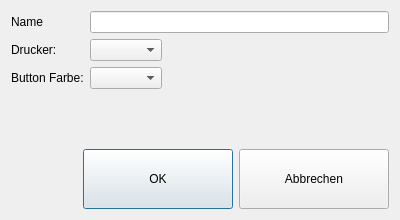
<?xml version="1.0" encoding="UTF-8"?>
<ui version="4.0">
 <author>Copyright 2016 Christian Kvasny</author>
 <class>CategoryEdit</class>
 <widget class="QDialog" name="CategoryEdit">
  <property name="geometry">
   <rect>
    <x>0</x>
    <y>0</y>
    <width>400</width>
    <height>220</height>
   </rect>
  </property>
  <property name="windowTitle">
   <string>Kategorie Editieren</string>
  </property>
  <layout class="QHBoxLayout" name="horizontalLayout_2">
   <item>
    <layout class="QVBoxLayout" name="verticalLayout">
     <item>
      <layout class="QFormLayout" name="formLayout">
       <property name="fieldGrowthPolicy">
        <enum>QFormLayout::ExpandingFieldsGrow</enum>
       </property>
       <property name="verticalSpacing">
        <number>6</number>
       </property>
       <item row="0" column="0">
        <widget class="QLabel" name="nameLabel">
         <property name="text">
          <string>Name</string>
         </property>
        </widget>
       </item>
       <item row="0" column="1">
        <widget class="QLineEdit" name="name"/>
       </item>
       <item row="1" column="0">
        <widget class="QLabel" name="label_2">
         <property name="text">
          <string>Drucker:</string>
         </property>
        </widget>
       </item>
       <item row="1" column="1">
        <widget class="QComboBox" name="printerComboBox"/>
       </item>
       <item row="2" column="0">
        <widget class="QLabel" name="label">
         <property name="text">
          <string>Button Farbe:</string>
         </property>
        </widget>
       </item>
       <item row="2" column="1">
        <widget class="QComboBox" name="colorComboBox"/>
       </item>
      </layout>
     </item>
     <item>
      <spacer name="verticalSpacer">
       <property name="orientation">
        <enum>Qt::Vertical</enum>
       </property>
       <property name="sizeHint" stdset="0">
        <size>
         <width>20</width>
         <height>40</height>
        </size>
       </property>
      </spacer>
     </item>
     <item>
      <layout class="QHBoxLayout" name="horizontalLayout">
       <item>
        <spacer name="horizontalSpacer">
         <property name="orientation">
          <enum>Qt::Horizontal</enum>
         </property>
         <property name="sizeHint" stdset="0">
          <size>
           <width>40</width>
           <height>20</height>
          </size>
         </property>
        </spacer>
       </item>
       <item>
        <widget class="QrkPushButton" name="okButton">
         <property name="minimumSize">
          <size>
           <width>150</width>
           <height>60</height>
          </size>
         </property>
         <property name="text">
          <string>OK</string>
         </property>
         <property name="icon">
          <iconset>
           <normaloff>:src/icons/ok.png</normaloff>:src/icons/ok.png</iconset>
         </property>
         <property name="iconSize">
          <size>
           <width>32</width>
           <height>32</height>
          </size>
         </property>
        </widget>
       </item>
       <item>
        <widget class="QrkPushButton" name="cancelButton">
         <property name="minimumSize">
          <size>
           <width>150</width>
           <height>60</height>
          </size>
         </property>
         <property name="text">
          <string>Abbrechen</string>
         </property>
         <property name="icon">
          <iconset>
           <normaloff>:src/icons/cancel.png</normaloff>:src/icons/cancel.png</iconset>
         </property>
         <property name="iconSize">
          <size>
           <width>32</width>
           <height>32</height>
          </size>
         </property>
        </widget>
       </item>
      </layout>
     </item>
    </layout>
   </item>
  </layout>
 </widget>
 <customwidgets>
  <customwidget>
   <class>QrkPushButton</class>
   <extends>QPushButton</extends>
   <header>qrkpushbutton.h</header>
  </customwidget>
 </customwidgets>
 <resources/>
 <connections/>
</ui>
